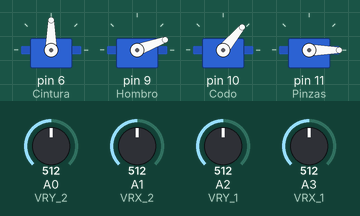
A sketch run on a simulated Arduino Uno, built with avr-gcc and run on an emulated ATmega328P. Parts: 4 × servo. The inputs (shaded band) are chosen by the test bench; at power-on: A0 (VRY_2) = 512, A2 (VRY_1) = 512, A1 (VRX_2) = 512, A3 (VRX_1) = 512.

Above: at 1.2 s.
1.3 s: A0 (VRY_2) set to 665
2.8 s: A0 (VRY_2) set to 699
At 3.18 s:
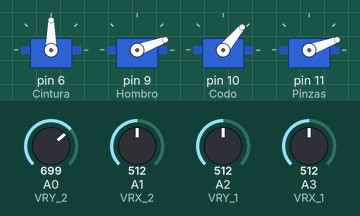
At 5.4 s:
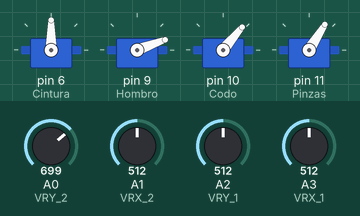
5.8 s: A2 (VRY_1) set to 669
7.3 s: A2 (VRY_1) set to 698
At 7.78 s:
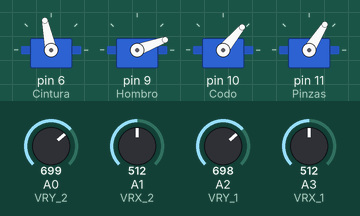
10.3 s: A1 (VRX_2) set to 355
13.3 s: A1 (VRX_2) set to 329
At 16.2 s:
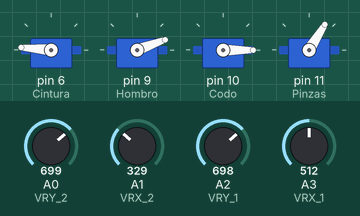
Timing chart, 0 to 17.3 s (numbered marks = the images above; inputs shaded):
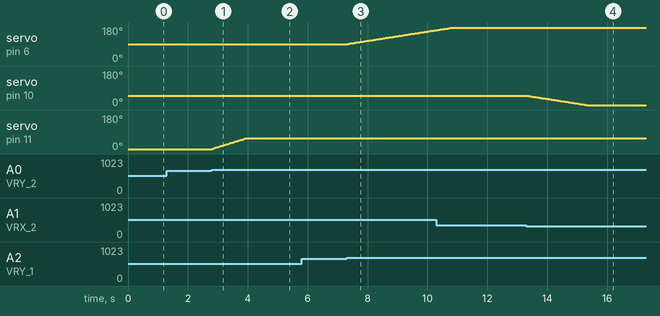

Measured:
- the behaviour switches between 680 and 681 on A0 (VRY_2) (found by bisection; images 0 and 1)
- the behaviour switches between 680 and 681 on A2 (VRY_1) (found by bisection; images 2 and 3)
- the behaviour switches between 340 and 339 on A1 (VRX_2) (found by bisection; images 3 and 4)
- after the input at 1.3 s, every drawn part: stays the same
- after the input at 2.8 s, servo on pin 11 (Pinzas): moves from 0° to 58° over 1.1 s, starting at once
- after the input at 5.8 s, every drawn part: stays the same
- after the input at 7.3 s, servo on pin 6 (Cintura): moves from 90° to 163° over 2.9 s, starting at once
- after the input at 13.3 s, servo on pin 10 (Codo): moves from 50° to 0° over 2.0 s, starting at once

The sketch:

2.Brazo_Robotico_Joystic.ino
```cpp
#include <Arduino.h>
#include <Servo.h>

Servo Cintura;       // Declaramos variable para contolar Servo Cintura
Servo Hombro;        // Declaramos variable para contolar Servo Hombro
Servo Codo;          // Declaramos variable para contolar Servo Codo
Servo Pinzas;        // Declaramos variable para contolar Servo Pinzas

int GRADOS_CINTURA = 90;    //  Posición inicial servo cintura  = 90 Grados
int GRADOS_HOMBRO = 20;     //  Posición inicial servo hombro = 20 Grados
int GRADOS_CODO = 50;       //  Posición inicial servo codo = 50 Grados
int GRADOS_PINZAS = 0;      //  Posición inicial servo pinzas = 0 Grados


#define VRY_2 A0       //  Asignamos la entrada Y del Joystick 2 a la entrada análoga A0
#define VRX_2 A1       //  Asignamos la entrada X del Joystick 2 a la entrada análoga A1
#define VRY_1 A2       //  Asignamos la entrada Y del Joystick 1 a la entrada análoga A2
#define VRX_1 A3       //  Asignamos la entrada X del Joystick 1 a la entrada análoga A3


void setup() {
  Cintura.attach(6);    // Para control servo Cintura asignamos el pin digital 6
  Hombro.attach(9);     // Para control servo Hombro asignamos el pin digital 9
  Codo.attach(10);      // Para control servo Codo asignamos el pin digital 10
  Pinzas.attach(11);    // Para control servo Pinzas asignamos el pin digital 11

  pinMode(VRY_1, INPUT);    // Declaramos pin análogo A2 como entrada
  pinMode(VRX_1, INPUT);    // Declaramos pin análogo A3 como entrada
  pinMode(VRY_2, INPUT);    // Declaramos pin análogo A0 como entrada
  pinMode(VRX_2, INPUT);    // Declaramos pin análogo A1 como entrada
}

void loop() {
  int LVRY_1 = analogRead(VRY_1);    // Variable para almacenar lectura Y Joystick 1
  int LVRX_1 = analogRead(VRX_1);    // Variable para almacenar lectura X Joystick 1
  int LVRY_2 = analogRead(VRY_2);    // Variable para almacenar lectura Y Joystick 2
  int LVRX_2 = analogRead(VRX_2);    // Variable para almacenar lectura X Joystick 2


  if (LVRY_1 < 340) GRADOS_CINTURA -= 1;                // Si lectura Y Joystick 1 es menor a 340 entonces Disminuya 1 grado Servo Cintura
  else if (LVRY_1 > 680) GRADOS_CINTURA += 1;           // Si lectura Y Joystick 1 es mayor a 680 entonces Aumente 1 grado Servo Cintura
  GRADOS_CINTURA = min(175, max(0, GRADOS_CINTURA));    // El Servo se movera desde un mínimo de 0 grados hasta máximo 175 grados

  if (LVRX_1 < 340) GRADOS_HOMBRO += 2;
  else if (LVRX_1 > 680) GRADOS_HOMBRO -= 2;
  GRADOS_HOMBRO = min(110, max(10, GRADOS_HOMBRO));

  if (LVRX_2 < 340) GRADOS_CODO -= 1;
  else if (LVRX_2 > 680) GRADOS_CODO += 1;
  GRADOS_CODO = min(80, max(0, GRADOS_CODO));

  if (LVRY_2 < 340) GRADOS_PINZAS -= 3;
  else if (LVRY_2 > 680) GRADOS_PINZAS += 2;
  GRADOS_PINZAS = min(58, max(0, GRADOS_PINZAS));


  Cintura.write(GRADOS_CINTURA);     //  Al Servo Cintura asignamos el valor de la variable GRADOS_CINTURA
  Hombro.write(GRADOS_HOMBRO);       //  Al Servo Hombro asignamos el valor de la variable GRADOS_HOMBRO
  Codo.write(GRADOS_CODO);           //  Al Servo Codo asignamos el valor de la variable GRADOS_CODO
  Pinzas.write(GRADOS_PINZAS);       //  Al Servo Pinzas asignamos el valor de la variable GRADOS_PINZAS

  delay(40);                         //  Retardo de 40 milisegundos
}
```
